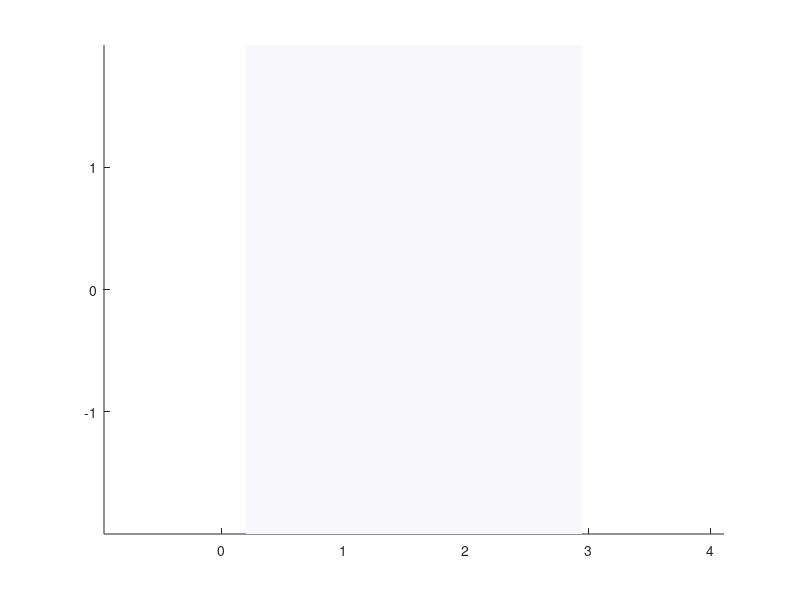

Recreate this plot in MATLAB. (Note: this script raises an error after producing the figure.)
clf, hold on, axis equal

c = [0.5 0.5 0.5];
c1 = [0.7 0.7 0.7];

%% Mirrors
Luecke = 0.4;
Luecke05 = Luecke/2;
Breite = 2.75;
Hoehe =  4;
Dicke = 0.01; %Spiegeldicke = 0.005 aber das ist bisschen zu dünn

% Rechteck unten
MirrorU1 = [Luecke05 Luecke05+Breite Luecke05+Breite Luecke05 % x
      -Hoehe/2 -Hoehe/2 Hoehe/2 Hoehe/2                 % y
      0 0 0 0                                  ]';      % z
patch(MirrorU1(:,1),MirrorU1(:,2),MirrorU1(:,3),[0.9 0.9 0.9],'linestyle','none')

% rechteck oben
MirrorO1 = MirrorU1;
MirrorO1(:,3) = ones(4,1)*Dicke;
patch(MirrorO1(:,1),MirrorO1(:,2),MirrorO1(:,3),[0.97 0.97 0.99],'linestyle','none')

% Wände
prisma(MirrorU1,MirrorO1,[0.9 0.9 0.9])


%% Pads
Pad_xAbstand = 1;
Pad_yAbstand = 0.6;

Mittel_Pad_loc = [Breite/2+Luecke05 
                  0 
                  0                ];

Pad_location = zeros(7*3,3); % allocate memory
n = 1;
for j = -1:1

    for k = linspace(-Pad_yAbstand*3,Pad_yAbstand*3,7)
        
        Pad_location(n,:) = [Mittel_Pad_loc(1)+j
                             Mittel_Pad_loc(2)+k
                             0                  ];
        n = n+1;
    end
end


% n-Eck
r = 0.05;
n = 22;
alpha = linspace(0,360-360/n,n); 

nEck = [r*cosd(alpha)
        r*sind(alpha)
        zeros(1,n)]';

Pad_dicke = 0.02;

PadsO21 = zeros(n,14*3);
PadsU21 = zeros(n,14*3);

for j = 1:size(Pad_location,1) % n-Eck bei location plotten
  
    nEckj = nEck + repmat(Pad_location(j,:),size(nEck,1),1);

    nEckj_drueber = nEckj;
    nEckj_drueber(:,3) = ones(1,size(nEck,1))*-Pad_dicke;

    prisma(nEckj,nEckj_drueber,c1)
    patch(nEckj_drueber(:,1),nEckj_drueber(:,2),nEckj_drueber(:,3),c1,'linestyle','none')

    % Punkte erstellen
    PadsO21(:,j*3-2:j*3) = nEckj;
    PadsU21(:,j*3-2:j*3) = nEckj_drueber;
end

% entpacken


%% Brackets (Winkeleisen)

[BracketO21, BracketU21] = bracket(Pad_location);



%% Support arms

dicke_SupportArm = 0.01;
seite1 = 0.1;
seite2 = 0.04;


Profil_SpA = winkelprofil(seite1,seite2,dicke_SupportArm,5,0.5*dicke_SupportArm);
%plot(Profil_SpA(:,1),Profil_SpA(:,2))

z = Profil_SpA(:,1)-seite1 -0.12; %nach unten verschieben (um wie viel noch ändern)
x = Profil_SpA(:,2);

                                            ueberhang = 0.1; % noch etwas reduzieren
y = ones(length(x),1)* (6/2)*Pad_yAbstand + ueberhang;

    pos_Spax = [Mittel_Pad_loc(1,:)-1 
                Mittel_Pad_loc(1,:) 
                Mittel_Pad_loc(1,:)+1];
    pos_Spax = pos_Spax - dicke_SupportArm/2; % Verschiebung, damits unterm Nippel ist



pos_SpA = zeros(3);
pos_SpA(:,1) = pos_Spax;

SupArmO3 = zeros(length(x),3*size(pos_SpA,1));
SupArmU3 = SupArmO3;
for j = 1:size(pos_SpA,1)

    x1 = x+pos_SpA(j,1); y1 = y+pos_SpA(j,2); z1 = z+pos_SpA(j,3);
   
    fill3(x1,y1,z1,c,'linestyle','none')
    prisma([x1 y1 z1],[x1 -y1 z1],c)
     fill3(x1,-y1,z1,c,'linestyle','none');

     % Punkte erstellen
     SupArmO3(:,j*3-2:j*3) = [x1 y1 z1];
     SupArmU3(:,j*3-2:j*3) = [x1 -y1 z1];
end


%% Diagonals





%% Torque Tube







